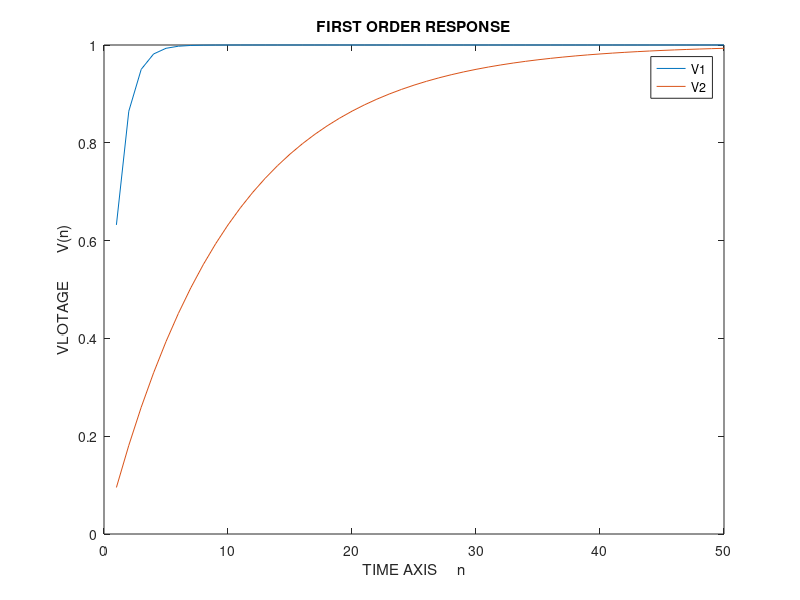

MATLAB code to generate this figure:
%FIRST ORDER RESPONSE

clc, clear, clf;

%constants here
R1 = 1000000;
R2 = 10000000;
C  = 10^(-6);

%array indexing starts from 1 and not 0
for n= 1:1:50
  V1(n) = 1 - exp(-n/(R1*C));
  V2(n) = 1 - exp(-n/(R2*C));
endfor

%V1, V2
% this will pring all numerical values of matrix V1 and V2

plot(V1)
hold on %without holding, the second plot erases first plot
plot(V2)

%labeling
xlabel('TIME AXIS     n');
ylabel('VLOTAGE       V(n)');
title('FIRST ORDER RESPONSE');
legend('V1','V2')
